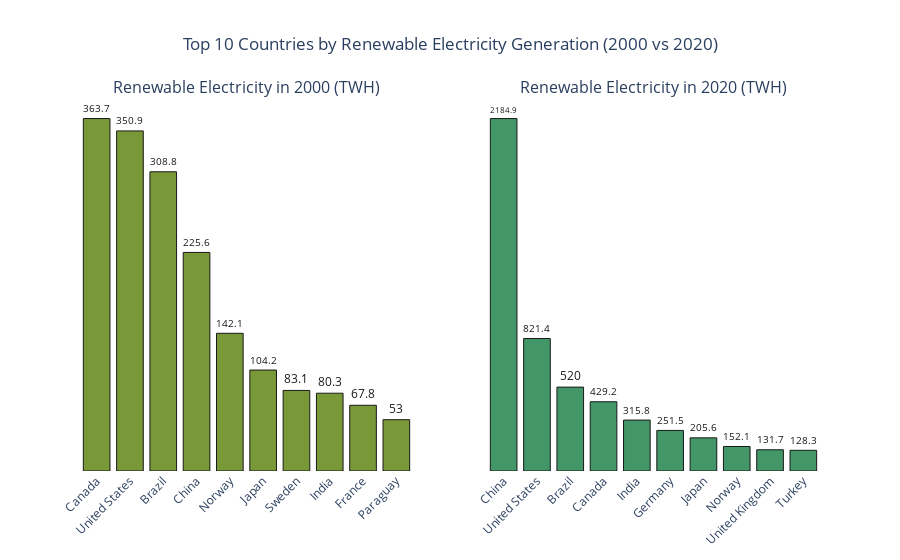

Notebook cell for this chart:
### Markdown cell above
###
### 2. Analysing top 10 countries by the amount of electricity generated from renewable sources in 2000 and 2020

### Code cell
# Filter top 10 countries for each year
dataset_2000_top = dataset[dataset['year'] == 2000].sort_values(by='renewable_electricity', ascending=False).head(10)
dataset_2020_top = dataset[dataset['year'] == 2020].sort_values(by='renewable_electricity', ascending=False).head(10)

# Create subplots
fig = make_subplots(rows=1, cols=2, subplot_titles=("Renewable Electricity in 2000 (TWH)", "Renewable Electricity in 2020 (TWH)"))

# 2000 chart
fig.add_trace(go.Bar(
    x=dataset_2000_top['country'],
    y=dataset_2000_top['renewable_electricity'],
    text=dataset_2000_top['renewable_electricity'].round(1),
    textposition='outside',
    textfont=dict(size=12, color='black'),
    marker=dict(color='#6B8E23', line=dict(color='black', width=1)),
    opacity=0.9
), row=1, col=1)

# 2020 chart
fig.add_trace(go.Bar(
    x=dataset_2020_top['country'],
    y=dataset_2020_top['renewable_electricity'],
    text=dataset_2020_top['renewable_electricity'].round(1),
    textposition='outside',
    textfont=dict(size=12, color='black'),
    marker=dict(color='#2E8B57', line=dict(color='black', width=1)),
    opacity=0.9
), row=1, col=2)

# Layout settings to remove background and gridlines
fig.update_layout(
    title_text='Top 10 Countries by Renewable Electricity Generation (2000 vs 2020)',
    title_x=0.5,
    showlegend=False,
    height=600,
    plot_bgcolor='white',
    paper_bgcolor='white'
)

# Remove gridlines and axis titles
fig.update_yaxes(showgrid=False, zeroline=False, showticklabels=False)
fig.update_xaxes(tickangle=-45, showgrid=False, zeroline=False)

# Show plot
fig.show()

### Figure 1 — Plotly figure (JSON) as saved in the notebook; plotly's stock layout.template omitted (floating-point values rounded to 4 significant figures)
{"data": [{"marker": {"color": "#6B8E23", "line": {"color": "black", "width": 1}}, "opacity": 0.9, "text": [363.7, 350.9, 308.8, 225.6, 142.1, 104.2, 83.1, 80.3, 67.8, 53], "textfont": {"color": "black", "size": 12}, "textposition": "outside", "type": "bar", "x": ["Canada", "United States", "Brazil", "China", "Norway", "Japan", "Sweden", "India", "France", "Paraguay"], "xaxis": "x", "y": [363.7, 350.9, 308.8, 225.6, 142.1, 104.2, 83.14, 80.27, 67.83, 52.96], "yaxis": "y"}, {"marker": {"color": "#2E8B57", "line": {"color": "black", "width": 1}}, "opacity": 0.9, "text": [2185.0, 821.4, 520, 429.2, 315.8, 251.5, 205.6, 152.1, 131.7, 128.3], "textfont": {"color": "black", "size": 12}, "textposition": "outside", "type": "bar", "x": ["China", "United States", "Brazil", "Canada", "India", "Germany", "Japan", "Norway", "United Kingdom", "Turkey"], "xaxis": "x2", "y": [2185.0, 821.4, 520.0, 429.2, 315.8, 251.5, 205.6, 152.1, 131.7, 128.3], "yaxis": "y2"}], "layout": {"annotations": [{"font": {"size": 16}, "showarrow": false, "text": "Renewable Electricity in 2000 (TWH)", "x": 0.225, "xanchor": "center", "xref": "paper", "y": 1, "yanchor": "bottom", "yref": "paper"}, {"font": {"size": 16}, "showarrow": false, "text": "Renewable Electricity in 2020 (TWH)", "x": 0.775, "xanchor": "center", "xref": "paper", "y": 1, "yanchor": "bottom", "yref": "paper"}], "autosize": true, "paper_bgcolor": "white", "plot_bgcolor": "white", "showlegend": false, "title": {"text": "Top 10 Countries by Renewable Electricity Generation (2000 vs 2020)", "x": 0.5}, "xaxis": {"anchor": "y", "autorange": true, "domain": [0, 0.45], "range": [-0.5, 9.5], "showgrid": false, "tickangle": -45, "type": "category", "zeroline": false}, "xaxis2": {"anchor": "y2", "autorange": true, "domain": [0.55, 1], "range": [-0.5, 9.5], "showgrid": false, "tickangle": -45, "type": "category", "zeroline": false}, "yaxis": {"anchor": "x", "autorange": true, "domain": [0, 1], "range": [0, 382.8], "showgrid": false, "showticklabels": false, "type": "linear", "zeroline": false}, "yaxis2": {"anchor": "x2", "autorange": true, "domain": [0, 1], "range": [0, 2300.0], "showgrid": false, "showticklabels": false, "type": "linear", "zeroline": false}}}
